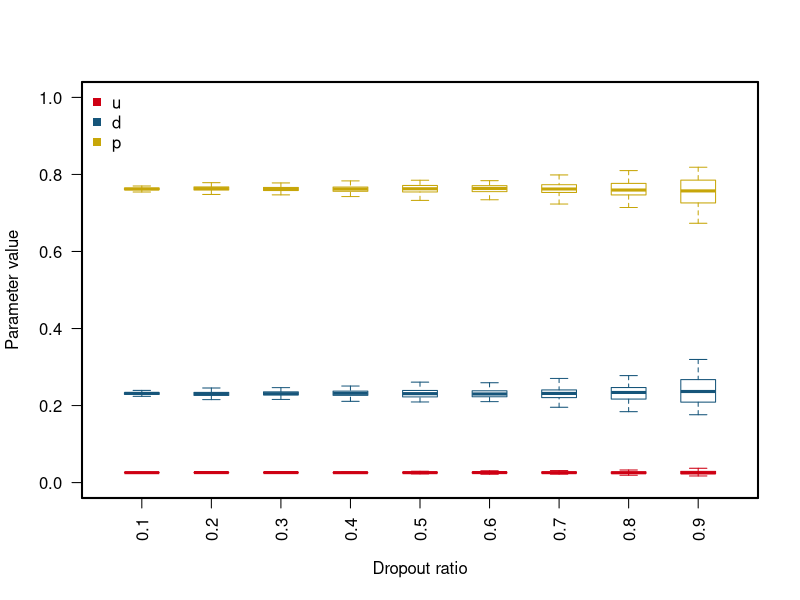
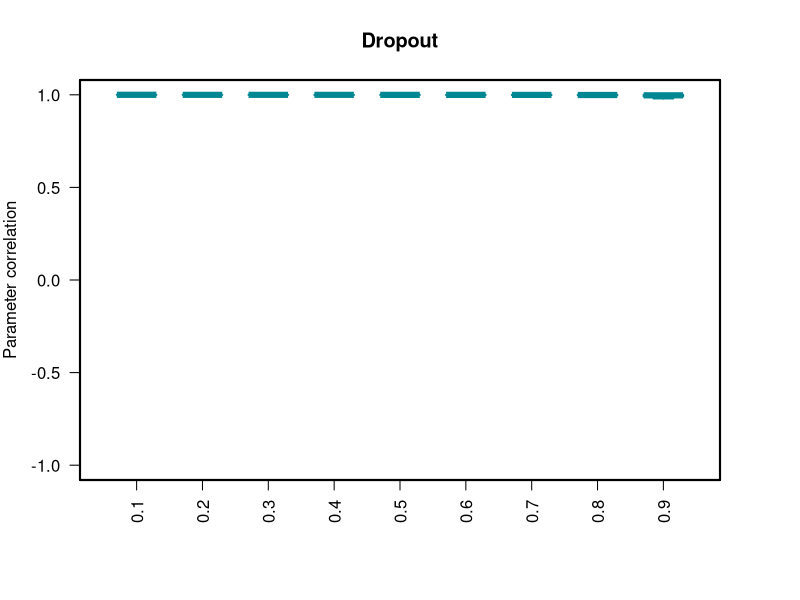
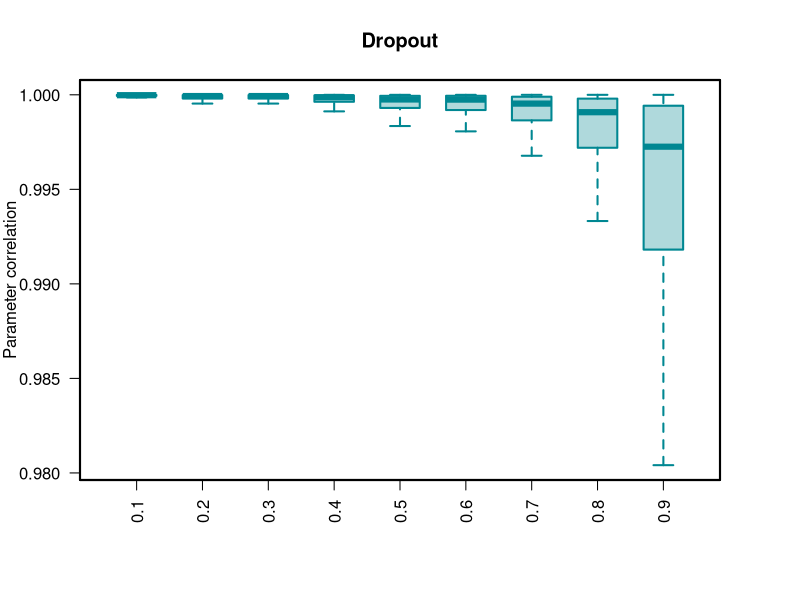
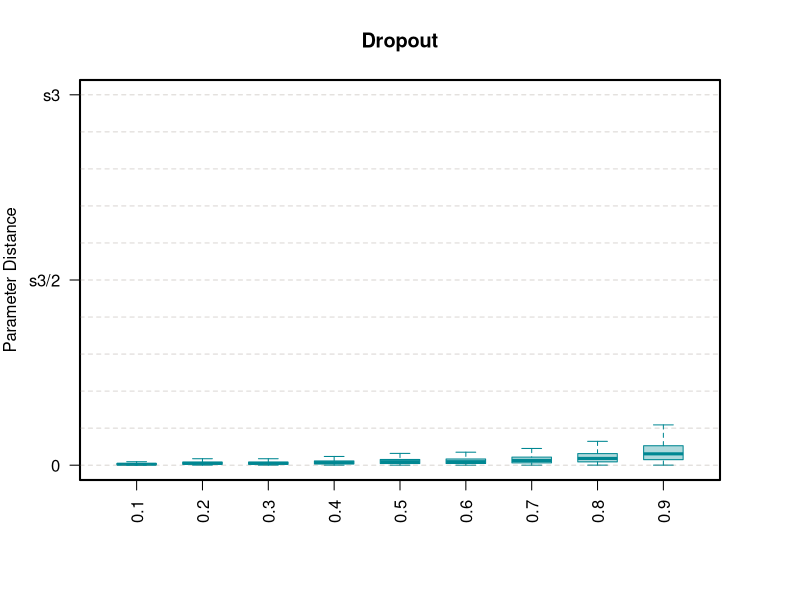
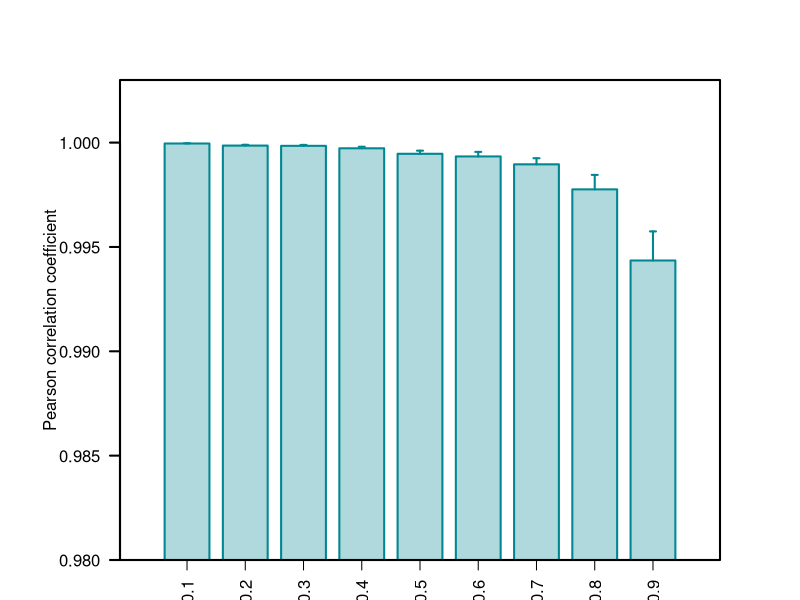
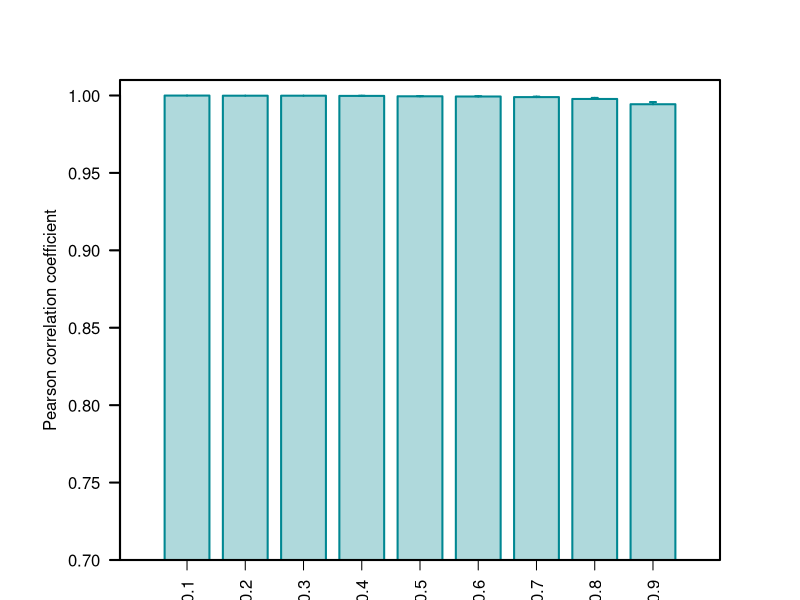

Source code (R) for these figures, in order:
###################################################################################################
################################     PARAMETER/FUNCTION DEFINE     ################################
###################################################################################################
# sys_argv <- commandArgs(T)
cccol <- c("#CE0013","#16557A","#C7A609","#87C232","#008792","#A14C94","#15A08C","#8B7E75","#1E7CAF","#EA425F","#46489A","#E50033","#0F231F","#1187CD")
cccol01 <- c("#CE001301","#16557A01","#C7A60901","#87C23201","#00879201","#A14C9401","#15A08C01","#8B7E7501","#1E7CAF01","#EA425F01","#46489A01","#E5003301","#0F231F01","#1187CD01")
cccol05 <- c("#CE001305","#16557A05","#C7A60905","#87C23205","#00879205","#A14C9405","#15A08C05","#8B7E7505","#1E7CAF05","#EA425F05","#46489A05","#E5003305","#0F231F05","#1187CD05")
cccol30 <- c("#CE001330","#16557A30","#C7A60930","#87C23230","#00879230","#A14C9430","#15A08C30","#8B7E7530","#1E7CAF30","#EA425F30","#46489A30","#E5003330","#0F231F30","#1187CD30")
cccol50 <- c("#CE001350","#16557A50","#C7A60950","#87C23250","#00879250","#A14C9450","#15A08C50","#8B7E7550","#1E7CAF50","#EA425F50","#46489A50","#E5003350","#0F231F50","#1187CD50")
cccol80 <- c("#CE001380","#16557A80","#C7A60980","#87C23280","#64C0AB80","#A14C9480","#15A08C80","#8B7E7580","#1E7CAF80","#EA425F80","#46489A80","#E8003380","#0F231F80","#1187CD80")
options(scipen = 200)
library(beeswarm)

ErrorBar <- function(x, y, upper, lower=upper, length=0.1,...){
	if(length(x) != length(y) | length(y) !=length(lower) | length(lower) != length(upper))
		stop("vectors must be same length")
	arrows(x,y+upper, x, y-lower, angle=90, code=3, length=length, ...)
}
HalfErrorBar <- function(x, y, upper, lower=upper, length=0.03,...){
	if(length(x) != length(y) | length(y) !=length(lower) | length(lower) != length(upper))
		stop("vectors must be same length")
	arrows(x,y+upper, x, y, angle=90, code=1, length=length, ...)
}
###################################################################################################
################################            READ IN DATA           ################################
###################################################################################################
u <- read.table("Parameters_u_DropoutDisturbing.txt")
d <- read.table("Parameters_d_DropoutDisturbing.txt")
p <- read.table("Parameters_p_DropoutDisturbing.txt")

###################################################################################################
################################                PLOT               ################################
###################################################################################################
pdf("Fig2B.Parameters_DropoutDisturbing.pdf",width=3.5,height=5)
plot_list <- list(u[,9],u[,8],u[,7],u[,6],u[,5],u[,4],u[,3],u[,2],u[,1])
boxplot(plot_list,boxwex=0.5, col="white",border=cccol[1],outline=F,ylim=c(0,1),names=seq(0.1,0.9,0.1),main="",xlab="Dropout ratio",ylab="Parameter value",las=2);box(lwd=2)
plot_list <- list(d[,9],d[,8],d[,7],d[,6],d[,5],d[,4],d[,3],d[,2],d[,1])
boxplot(plot_list,boxwex=0.5, col="white",border=cccol[2],outline=F,add=T,xaxt="n",yaxt="n",bty="n",xlab="",ylab="")
plot_list <- list(p[,9],p[,8],p[,7],p[,6],p[,5],p[,4],p[,3],p[,2],p[,1])
boxplot(plot_list,boxwex=0.5, col="white",border=cccol[3],outline=F,add=T,xaxt="n",yaxt="n",bty="n",xlab="",ylab="")
legend("topleft",c("u","d","p"),col=cccol,pch=15,bty="n")
dev.off()

# pdf("LineParameters_StabilityDisturbing.pdf",width=3.8,height=5)
# plot(1,type="n",xaxt="n",yaxt="n",xlab="Drop-out ratio",ylab="Parameter value",ylim=c(0,1),xlim=c(1,9));box(lwd=2)
# axis(side=1,at=seq(9),labels=seq(0.1,0.9,0.1))
# axis(side=2,at=seq(0,1,0.2),labels=seq(0,1,0.2))
# u <- rev(u)
# n <- apply(u,2,length); mean <- apply(u,2,mean,na.rm=T); sd <- apply(u,2,sd,na.rm=T)
# points(seq(9),mean,lwd=2,col=cccol[1],type="b",pch=".")
# ErrorBar(seq(9),mean, qt(0.99, n-1) * sd / sqrt(n),lwd=2,length=0.03,col=cccol[1])
# d <- rev(d)
# n <- apply(d,2,length); mean <- apply(d,2,mean,na.rm=T); sd <- apply(d,2,sd,na.rm=T)
# points(seq(9),mean,lwd=2,col=cccol[2],type="b",pch=".")
# ErrorBar(seq(9),mean, qt(0.99, n-1) * sd / sqrt(n),lwd=2,length=0.03,col=cccol[2])
# p <- rev(p)
# n <- apply(p,2,length); mean <- apply(p,2,mean,na.rm=T); sd <- apply(p,2,sd,na.rm=T)
# points(seq(9),mean,lwd=2,col=cccol[3],type="b",pch=".")
# ErrorBar(seq(9),mean, qt(0.99, n-1) * sd / sqrt(n),lwd=2,length=0.03,col=cccol[3])
# legend("topleft",c("u","d","p"),col=cccol,pch=15,bty="n")
# dev.off()

pdf("FigR8.ParametersRobustness.Dropout.pdf",width=5,height=4)
par(mar=c(6,4,4,4),lwd=2)
l1 <- rbind(u[,9],d[,9],p[,9])
l2 <- rbind(u[,8],d[,8],p[,8])
l3 <- rbind(u[,7],d[,7],p[,7])
l4 <- rbind(u[,6],d[,6],p[,6])
l5 <- rbind(u[,5],d[,5],p[,5])
l6 <- rbind(u[,4],d[,4],p[,4])
l7 <- rbind(u[,3],d[,3],p[,3])
l8 <- rbind(u[,2],d[,2],p[,2])
l9 <- rbind(u[,1],d[,1],p[,1])
plot_list <- list(as.numeric(cor(l1)),as.numeric(cor(l2)),as.numeric(cor(l3)),as.numeric(cor(l4)),as.numeric(cor(l5)),as.numeric(cor(l6)),as.numeric(cor(l7)),as.numeric(cor(l8)),as.numeric(cor(l9)))
boxplot(plot_list,xaxt="n",col = cccol50[5],boxwex=0.6,border=cccol[5],outline=F,main="Dropout",xlab="",ylab="Parameter correlation",ylim=c(-1,1),las=2);box(lwd=2)
axis(at=seq(length(plot_list)),side=1,labels=seq(0.1,0.9,0.1),las=2)

boxplot(plot_list,xaxt="n",col = cccol50[5],boxwex=0.6,border=cccol[5],outline=F,main="Dropout",xlab="",ylab="Parameter correlation",las=2);box(lwd=2)
axis(at=seq(length(plot_list)),side=1,labels=seq(0.1,0.9,0.1),las=2)

par(mar=c(6,4,4,4),lwd=1)
plot_list <- list(as.numeric(dist(t(l1))),as.numeric(dist(t(l2))),as.numeric(dist(t(l3))),as.numeric(dist(t(l4))),as.numeric(dist(t(l5))),as.numeric(dist(t(l6))),as.numeric(dist(t(l7))),as.numeric(dist(t(l8))),as.numeric(dist(t(l9))))
boxplot(plot_list,xaxt="n",yaxt="n",col = cccol50[5],boxwex=0.6,border=cccol[5],outline=F,main="Dropout",xlab="",ylab="Parameter Distance",ylim=c(0,sqrt(3)),las=2);box(lwd=2)
axis(at=seq(length(plot_list)),side=1,labels=seq(0.1,0.9,0.1),las=2)
axis(at=c(0,sqrt(3)/2,sqrt(3)),side=2,labels=c("0","s3/2","s3"),las=2)
abline(h=seq(0,sqrt(3),sqrt(3)/10),lty=2,col=cccol50[8])

par(mar=c(2,6,4,4),lwd=2)
n <- rbind(length(as.numeric(cor(l1))),length(as.numeric(cor(l2))),length(as.numeric(cor(l3))),length(as.numeric(cor(l4))),length(as.numeric(cor(l5))),length(as.numeric(cor(l6))),length(as.numeric(cor(l7))),length(as.numeric(cor(l8))),length(as.numeric(cor(l9))))
mean <- rbind(mean(as.numeric(cor(l1)),na.rm=T),mean(as.numeric(cor(l2)),na.rm=T),mean(as.numeric(cor(l3)),na.rm=T),mean(as.numeric(cor(l4)),na.rm=T),mean(as.numeric(cor(l5)),na.rm=T),mean(as.numeric(cor(l6)),na.rm=T),mean(as.numeric(cor(l7)),na.rm=T),mean(as.numeric(cor(l8)),na.rm=T),mean(as.numeric(cor(l9)),na.rm=T))
sd <- rbind(sd(as.numeric(cor(l1)),na.rm=T),sd(as.numeric(cor(l2)),na.rm=T),sd(as.numeric(cor(l3)),na.rm=T),sd(as.numeric(cor(l4)),na.rm=T),sd(as.numeric(cor(l5)),na.rm=T),sd(as.numeric(cor(l6)),na.rm=T),sd(as.numeric(cor(l7)),na.rm=T),sd(as.numeric(cor(l8)),na.rm=T),sd(as.numeric(cor(l9)),na.rm=T))
bp <- barplot(mean,width = 1,lwd=2,main="",space=c(0.5,rep(0.3,8)),xlim=c(0,2.4+9+1),ylim=c(0.98,1.003),beside=T,col=cccol50[5],border=cccol[5],xpd=F,las=2,ylab="Pearson correlation coefficient");box(lwd=2)
axis(at=bp,side=1,labels=seq(0.1,0.9,0.1),las=2)
# HalfErrorBar(bp,mean, qt(0.975, n-1) * sd / sqrt(n),col=cccol[7],lwd=2)
HalfErrorBar(bp,mean, 1.96 * sd / 10,col=cccol[5],lwd=2)
# plot_list <- list(as.numeric(cor(l1)),as.numeric(cor(l2)),as.numeric(cor(l3)),as.numeric(cor(l4)),as.numeric(cor(l5)),as.numeric(cor(l6)),as.numeric(cor(l7)),as.numeric(cor(l8)),as.numeric(cor(l9)))
# beeswarm(plot_list,xaxt="n",spacing = 1,col = cccol50[5],pch = 16,method = "swarm",corral = "wrap",add=TRUE)

bp <- barplot(mean,width = 1,lwd=2,main="",space=c(0.5,rep(0.3,8)),xlim=c(0,2.4+9+1),ylim=c(0.7,1.01),beside=T,col=cccol50[5],border=cccol[5],xpd=F,las=2,ylab="Pearson correlation coefficient");box(lwd=2)
axis(at=bp,side=1,labels=seq(0.1,0.9,0.1),las=2)
HalfErrorBar(bp,mean, 1.96 * sd / 10,col=cccol[5],lwd=2)
dev.off()